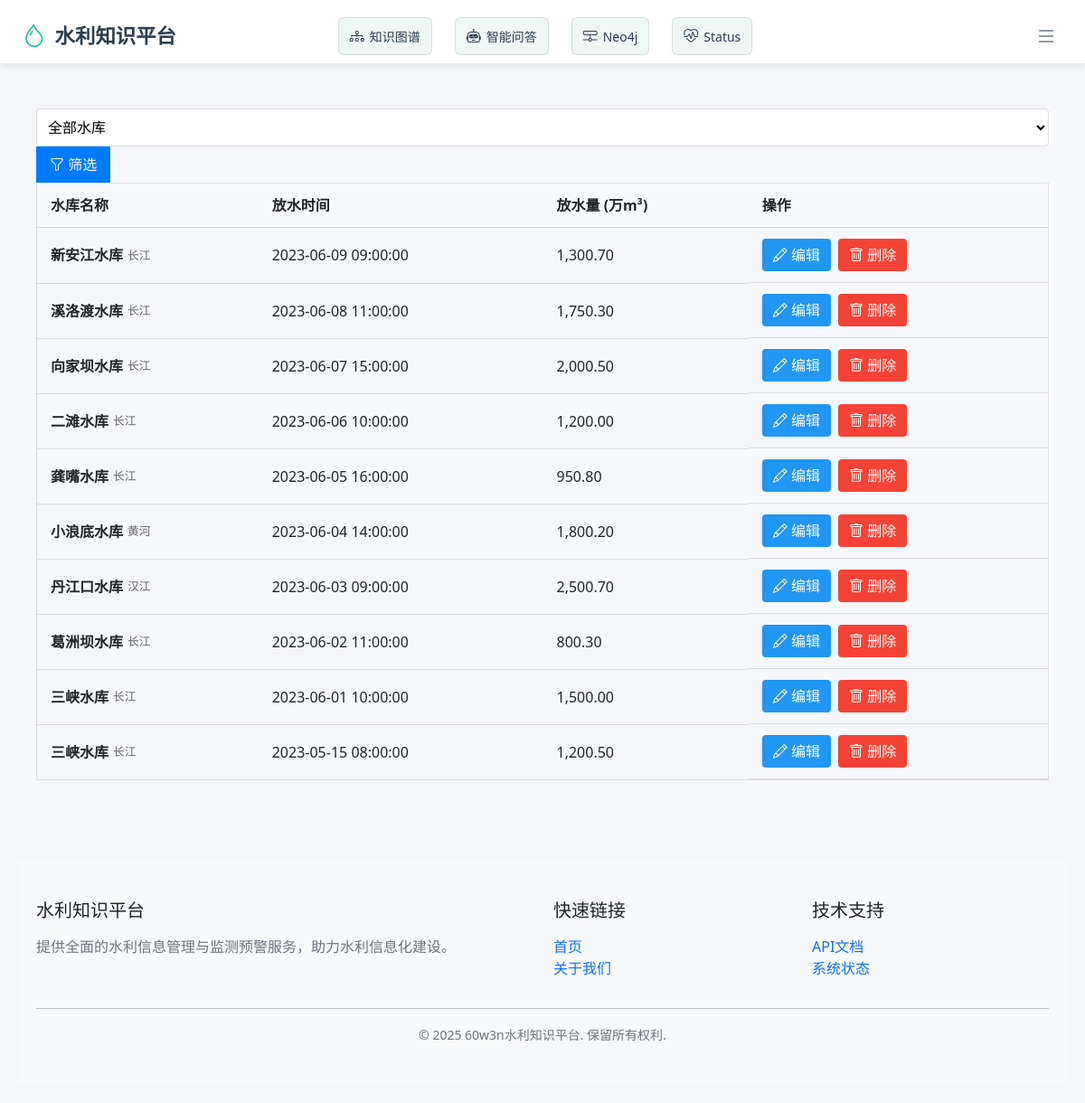
Page /reservoir-releases/ on the committed database.
### app/models.py (models this page shows, shortened)
class ReservoirReleaseData(db.Model):
    __tablename__ = 'reservoir_releases'
    release_id = db.Column(db.Integer, primary_key=True, comment='放水记录ID')
    reservoir_id = db.Column(
        db.Integer,
        db.ForeignKey('reservoirs.reservoir_id', ondelete='CASCADE'),
        nullable=False,
        comment='关联水库ID'
    )
    timestamp = db.Column(
        db.DateTime,
        default=datetime.utcnow,
        index=True,
        comment='放水时间'
    )
    release_amount = db.Column(
        db.Numeric(10, 3),
        nullable=False,
        comment='放水量(万立方米)'
    )
    created_at = db.Column(db.DateTime, default=datetime.utcnow)  # 新增字段
    reservoir = db.relationship('Reservoir', backref=db.backref(
        'release_records',
        lazy='dynamic',
        order_by='ReservoirReleaseData.timestamp.desc()'
    ))

class Reservoir(db.Model):
    __tablename__ = 'reservoirs'
    reservoir_id = db.Column(db.Integer, primary_key=True)
    name = db.Column(db.String(255), nullable=False)
    capacity = db.Column(db.Float, nullable=False)
    river_id = db.Column(db.Integer, db.ForeignKey('rivers.river_id'), nullable=False)
    created_at = db.Column(db.DateTime, default=datetime.utcnow)  # 新增字段
    river = db.relationship('River', back_populates='reservoirs')
    monitoring_stations = db.relationship('MonitoringStation', back_populates='reservoir', cascade='all, delete-orphan')

class River(db.Model):
    __tablename__ = 'rivers'
    river_id = db.Column(db.Integer, primary_key=True)
    name = db.Column(db.String(255), nullable=False)
    length = db.Column(db.Float, nullable=False)
    basin_id = db.Column(db.Integer, db.ForeignKey('basins.basin_id'), nullable=False)
    created_at = db.Column(db.DateTime, default=datetime.utcnow)  # 新增字段
    basin = db.relationship('Basin', back_populates='rivers')
    reservoirs = db.relationship('Reservoir', back_populates='river', cascade='all, delete-orphan')
    flood_control_facilities = db.relationship('FloodControlFacility', back_populates='river',
                                               cascade='all, delete-orphan')
    monitoring_stations = db.relationship('MonitoringStation', back_populates='river', cascade='all, delete-orphan')

### app/routes/reservoir_release.py (the view)
@release_bp.route('/')
def list_releases():
    page = request.args.get('page', 1, type=int)
    reservoir_id = request.args.get('reservoir_id', type=int)
    query = ReservoirReleaseData.query.order_by(ReservoirReleaseData.timestamp.desc())
    if reservoir_id:
        query = query.filter_by(reservoir_id=reservoir_id)
    releases = query.paginate(page=page, per_page=20)
    reservoirs = Reservoir.query.all()
    return render_template('reservoir_releases/list.html',
                           releases=releases,
                           reservoirs=reservoirs,
                           current_reservoir_id=reservoir_id)

### app/templates/reservoir_releases/list.html (shortened to what this page needs)
{% extends "base.html" %}
{% block content %}
    <div class="table-container">
        <div class="filter-bar">
            <form method="get" class="filter-form">
                <select name="reservoir_id" class="filter-select" onchange="this.form.submit()">
                    <option value="">全部水库</option>
                </select>
                <button type="submit" class="btn-filter">
                    <i class="bi bi-funnel"></i> 筛选
                </button>
            </form>
        </div>
        <table class="data-table">
            <thead>
                <tr>
                    <th>水库名称</th>
                    <th>放水时间</th>
                    <th>放水量 (万m³)</th>
                    <th>操作</th>
                </tr>
            </thead>
            <tbody>
                {% for r in releases.items %}
                <tr>
                    <td>
                        <div class="relation-info">
                            <strong>{{ r.reservoir.name }}</strong>
                            {% if r.reservoir.river %}
                            <span class="relation-meta">{{ r.reservoir.river.name }}</span>
                            {% endif %}
                        </div>
                    </td>
                    <td>{{ r.timestamp.strftime('%Y-%m-%d %H:%M:%S') }}</td>
                    <td class="numeric">{{ "{:,.2f}".format(r.release_amount) }}</td>
                    <td class="actions">
                        <a href="{{ url_for('reservoir_release.edit_release', release_id=r.release_id) }}"
                           class="btn-edit">
                            <i class="bi bi-pencil"></i> 编辑
                        </a>
                        <button class="btn-delete"
                                onclick="showDeleteModal('{{ r.release_id }}', '{{ r.reservoir.name }}', '{{ r.timestamp.strftime('%Y-%m-%d %H:%M:%S') }}')">
                            <i class="bi bi-trash"></i> 删除
                        </button>
                    </td>
                </tr>
                {% else %}
                <tr>
                    <td colspan="4" class="no-data">
                        <i class="bi bi-database-exclamation"></i> 暂无放水记录
                    </td>
                </tr>
                {% endfor %}
            </tbody>
        </table>
    </div>
{% endblock %}

### app/static/style.css (style rules this page uses)
body { font-family: Arial, sans-serif; line-height: 1.6; margin: 0; padding: 20px; color: #333; }
table { width: 100%; border-collapse: collapse; margin-bottom: 20px; }
table, th, td { border: 1px solid #ddd; }
th, td { padding: 12px; text-align: left; }
th { background-color: #f4f4f4; }
input[type="text"], input[type="number"], select { padding: 8px; width: 300px; border: 1px solid #ddd; border-radius: 4px; }
button, .btn { padding: 8px 15px; background: #007bff; color: white; border: none; border-radius: 4px; cursor: pointer; text-decoration: none; }
.table-container { overflow-x: auto; }
.data-table { width: 100%; border-collapse: collapse; }
.data-table th, .data-table td { padding: 12px 15px; text-align: left; border-bottom: 1px solid #ddd; }
.data-table th { background-color: #f8f9fa; font-weight: 600; }
.actions { display: flex; gap: 8px; }
.btn-edit { background-color: #2196f3; color: white; padding: 6px 12px; border-radius: 4px; text-decoration: none; }
.btn-delete { background-color: #f44336; color: white; padding: 6px 12px; border: none; border-radius: 4px; cursor: pointer; }
select { padding: 8px; width: 100%; border: 1px solid #ddd; border-radius: 4px; background-color: white; }
.relation-info { display: flex; align-items: center; gap: 5px; flex-wrap: wrap; }
.relation-meta { font-size: 0.8em; color: #666; }

### rows in the picture
ReservoirReleaseData: reservoir.name "新安江水库", reservoir.river.name "长江", timestamp "2023-06-09 09:00:00", release_amount "1,300.70"
ReservoirReleaseData: reservoir.name "溪洛渡水库", reservoir.river.name "长江", timestamp "2023-06-08 11:00:00", release_amount "1,750.30"
ReservoirReleaseData: reservoir.name "向家坝水库", reservoir.river.name "长江", timestamp "2023-06-07 15:00:00", release_amount "2,000.50"
ReservoirReleaseData: reservoir.name "二滩水库", reservoir.river.name "长江", timestamp "2023-06-06 10:00:00", release_amount "1,200.00"
ReservoirReleaseData: reservoir.name "龚嘴水库", reservoir.river.name "长江", timestamp "2023-06-05 16:00:00", release_amount "950.80"
ReservoirReleaseData: reservoir.name "小浪底水库", reservoir.river.name "黄河", timestamp "2023-06-04 14:00:00", release_amount "1,800.20"
ReservoirReleaseData: reservoir.name "丹江口水库", reservoir.river.name "汉江", timestamp "2023-06-03 09:00:00", release_amount "2,500.70"
ReservoirReleaseData: reservoir.name "葛洲坝水库", reservoir.river.name "长江", timestamp "2023-06-02 11:00:00", release_amount "800.30"
ReservoirReleaseData: reservoir.name "三峡水库", reservoir.river.name "长江", timestamp "2023-06-01 10:00:00", release_amount "1,500.00"
ReservoirReleaseData: reservoir.name "三峡水库", reservoir.river.name "长江", timestamp "2023-05-15 08:00:00", release_amount "1,200.50"
